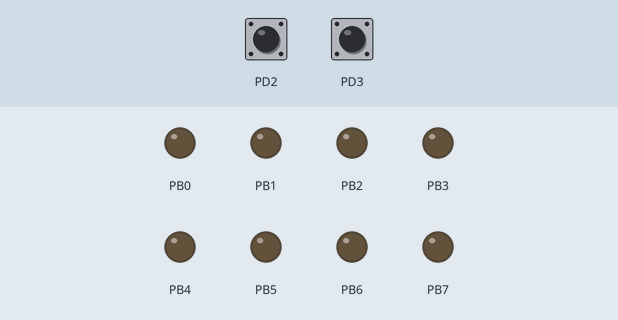
This program was run on a simulated ATmega16, built with avr-gcc and emulated at 1 MHz. Shown: output pins drawn as LEDs (lit = HIGH). The test bench sets the inputs (shaded band); at power-on: PD2 HIGH, PD3 HIGH.

Above: at 0.13 s.
Timing chart, 0 to 3.0 s (numbered marks = the images above):
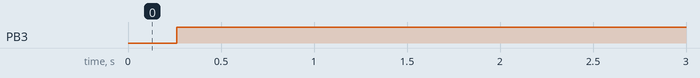

The program:

main.c
```c
/*
 * practica10_0.c
 *
 * Created: 15/10/2019 06:40:48 p. m.
 * Author : jesus
 */
#define F_CPU 1000000L

#include <avr/io.h>
#include <avr/interrupt.h>
#include <util/delay.h>
#include <avr/cpufunc.h>

int i = 250;

ISR(INT0_vect,ISR_NAKED) {
	i += 10;
	OCR0 = i;
	reti();
}
ISR(INT1_vect,ISR_NAKED) {
	i -= 10;
	OCR0 = i;
	reti();
}
ISR(TIMER0_COMP_vect, ISR_NAKED) {
	PORTB = PINB;
	reti();
}


int main(void)
{
    /* Replace with your application code */
	cli();
	DDRB = 0xff;
	DDRD = 0x00;
	PORTD = 255;
	TCCR0 |= (1<<WGM01) | (1<<WGM00) | (1<<COM01) |(0<<COM00) | (1<<CS02) | (1<<CS00);
	OCR0 = i;
	TIMSK |= (1<<OCIE0);

	GICR |= (1<<INT1) | (1<<INT0);
	MCUCR |= (1<<ISC11) | (1<<ISC10) | (1<<ISC01) | (1<<ISC00);
	sei();
    while (1)
    {
		_NOP();
		_NOP();
    }
}
```

Measured:
- by itself, PB3: LOW → HIGH at 0.26 s
